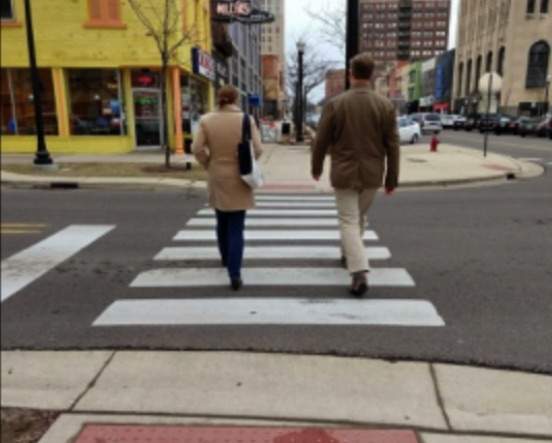
#> input picture hw10/pedestrain.jpg, 552 x 443 px, found by its file name
$ python pederstring2.py
#> lines starting #> are read from the running program, lines starting #| are printed output that depends on the picture
from skimage import feature, exposure
from matplotlib import pyplot as plt
import cv2

image = cv2.imread('hw10\\pedestrain.jpg')
#> image is the input picture: shape (443, 552, 3); mean B, G, R 99.6, 112, 120.4
image = cv2.cvtColor(image, cv2.COLOR_BGR2GRAY)
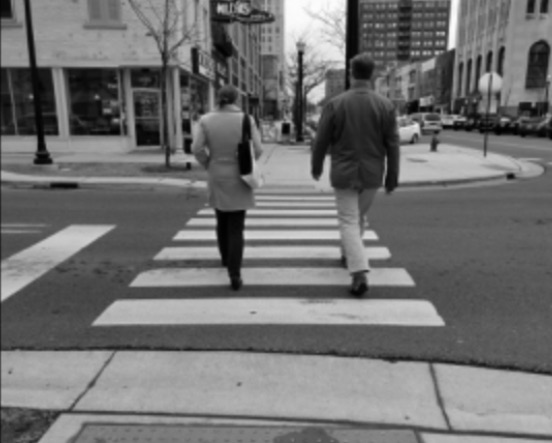
#> image: shape (443, 552); min 0, max 253, mean 113.1

fd, hog_image = feature.hog(image, orientations=9, pixels_per_cell=(8, 8),
                            cells_per_block=(2, 4), visualize=True)
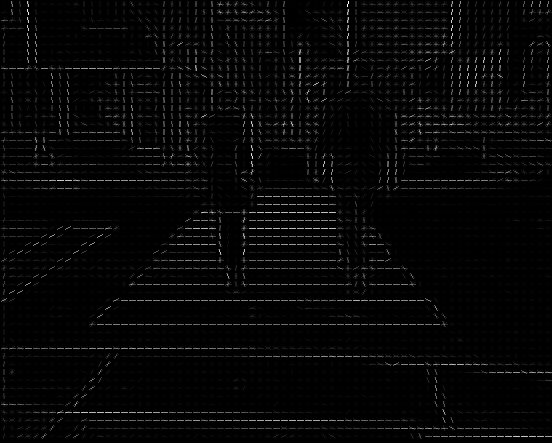
#> hog_image: shape (443, 552) float64; min 0, max 55.97, mean 1.4; drawn with min black and max white

hog_image_rescaled = exposure.rescale_intensity(hog_image, in_range=(0, 10))
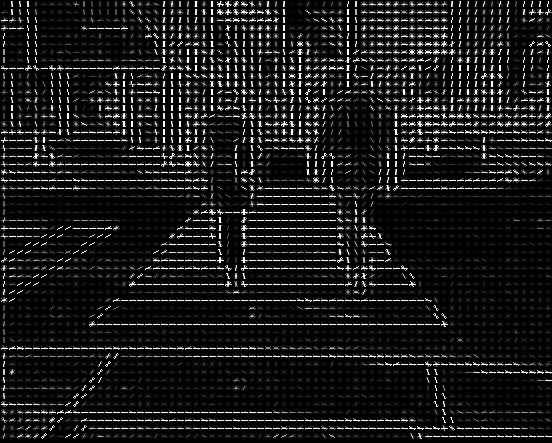
#> hog_image_rescaled: shape (443, 552) float64; min 0, max 1, mean 0.0982
print(hog_image_rescaled.shape)
#| (443, 552)

plt.imshow(hog_image_rescaled, cmap=plt.get_cmap('gray'))
plt.savefig("hw10\\2.jpg")
plt.show()
